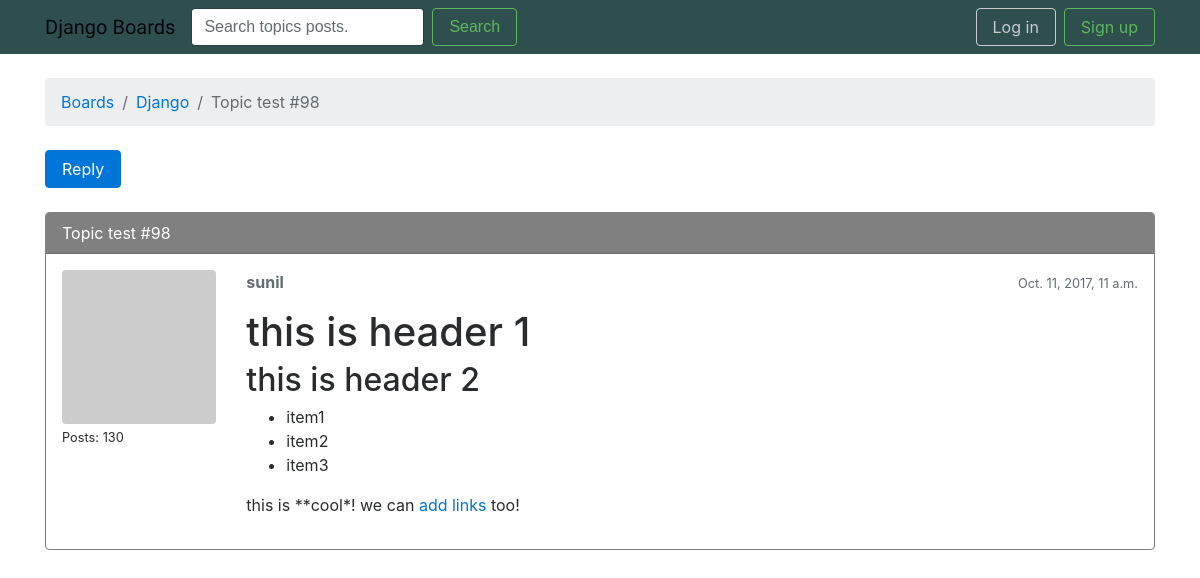
The page /boards/1/topics/125/ on the database as committed earlier.
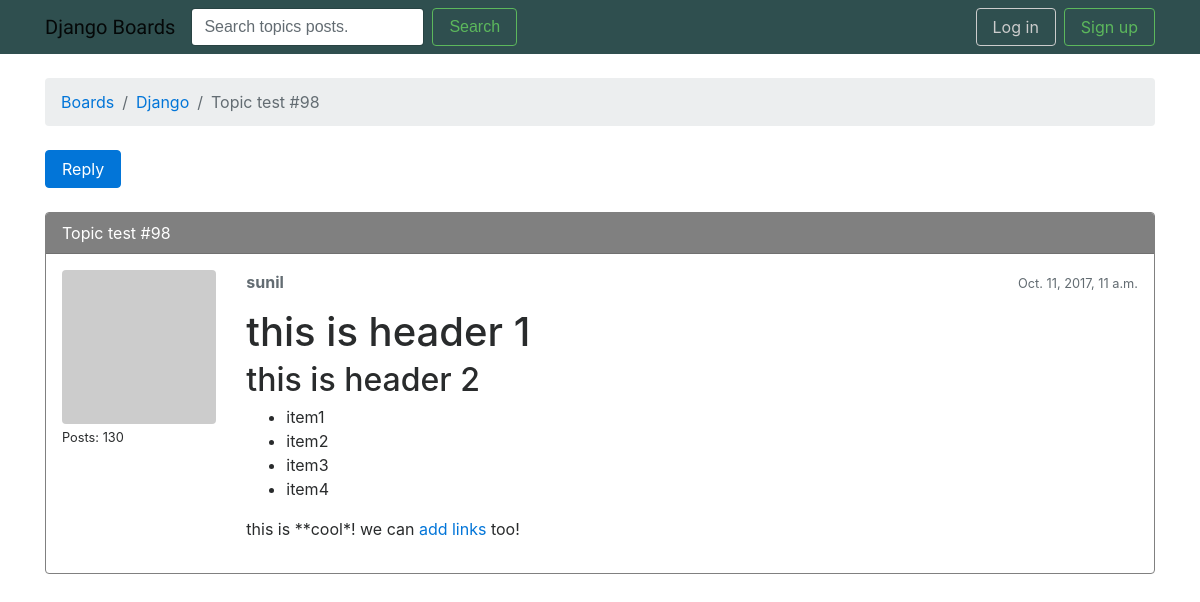
The same page on the database as committed later.
### boards/models.py (models this page shows, shortened)
class Post(models.Model):
	message = models.TextField(max_length=4000)
	topic = models.ForeignKey(Topic, related_name = 'posts')
	created_at = models.DateTimeField(auto_now_add = True)
	updated_at = models.DateTimeField(null = True)
	created_by = models.ForeignKey(User, related_name = 'posts')
	updated_by = models.ForeignKey(User, null = True, related_name='+')
	def get_message_as_markdown(self):
		return mark_safe(markdown(self.message, safe_mode='escape'))

### boards/views.py (the view)
# urls.py: url(r'^boards/(?P<pk>\d+)/topics/(?P<topic_pk>\d+)/$', views.PostListView.as_view(), name='topic_posts'),
class PostListView(ListView):
	model = Post
	context_object_name = 'posts'
	template_name = 'topic_posts.html'
	paginate_by = 5
	def get_context_data(self, **kwargs):
		session_key = 'viewed_topic_{}'.format(self.topic.pk)
		if not self.request.session.get(session_key, False):
			self.topic.views += 1
			self.topic.save()
			self.request.session[session_key] = True
		kwargs['topic'] = self.topic
		return super().get_context_data(**kwargs)
	def get_queryset(self):
		self.topic = get_object_or_404(	Topic, board__pk = self.kwargs.get('pk'), pk=self.kwargs.get('topic_pk'))
		queryset = self.topic.posts.order_by('created_at')
		return queryset

### boards/templatetags/gravatar.py (called while the page is built)
@register.filter
def gravatar(user):
	email = user.email.lower().encode('utf-8')
	default = 'mm'
	size = 256
	url = 'https://www.gravatar.com/avatar/{md5}?{params}'.format(
		md5=hashlib.md5(email).hexdigest(),
		params=urlencode({'d': default, 's': str(size)})
	)
	return url

### templates/topic_posts.html (shortened to what this page needs)
{% extends 'base.html' %}
{% load gravatar %}
{% load static %}
{% block breadcrumb %}
  <li class="breadcrumb-item"><a href="{% url 'home' %}">Boards</a></li>
  <li class="breadcrumb-item"><a href="{% url 'board_topics' topic.board.pk %}">{{ topic.board.name }}</a></li>
  <li class="breadcrumb-item active">{{ topic.subject }}</li>
{% endblock %}
{% block content %}
<div class="mb-4">
	<a href="{% url 'reply_topic' topic.board.pk topic.pk %}" class="btn btn-primary" role="button"> Reply</a>
</div>
{% for post in posts %}
	<div id="{{ post.pk }}" class="card {%if forloop.last %}mb-4 {% else %} mb-2 {% endif %} {% if forloop.first %}border-dark{% endif%}">
		{% if forloop.first %}
			<div class="card-header text-grey bg-dark py-2 px-3">
				{{ topic.subject }}
			</div>
		{% endif %}
		<div class="card-body p-3">
			<div class="row">
				<div class="col-2">
					<img src="{{ post.created_by|gravatar }}" alt="{{ post.created_by.username }}" class="w-100 rounded">
					<small>Posts: {{ post.created_by.posts.count }} </small>
				</div>
				<div class="col-10">
					<div class="row mb-3">
						<div class="col-6">
							<strong class="text-muted">{{ post.created_by.username}}</strong>
						</div>
						<div class="col-6 text-right">
							<small class="text-muted"> {{ post.created_at }}</small>
						</div>
					</div>
					{{ post.get_message_as_markdown }}
				</div>
			</div>
		</div>
	</div>
{% endfor %}
{% endblock %}

Rows that differ between the two databases and show on the page:
changed Post "sunil": get_message_as_markdown "this is header 1 this is header 2 item1 item2 item3 this is **cool*! we can add links too!" → "this is header 1 this is header 2 item1 item2 item3 item4 this is **cool*! we can add links too!"
